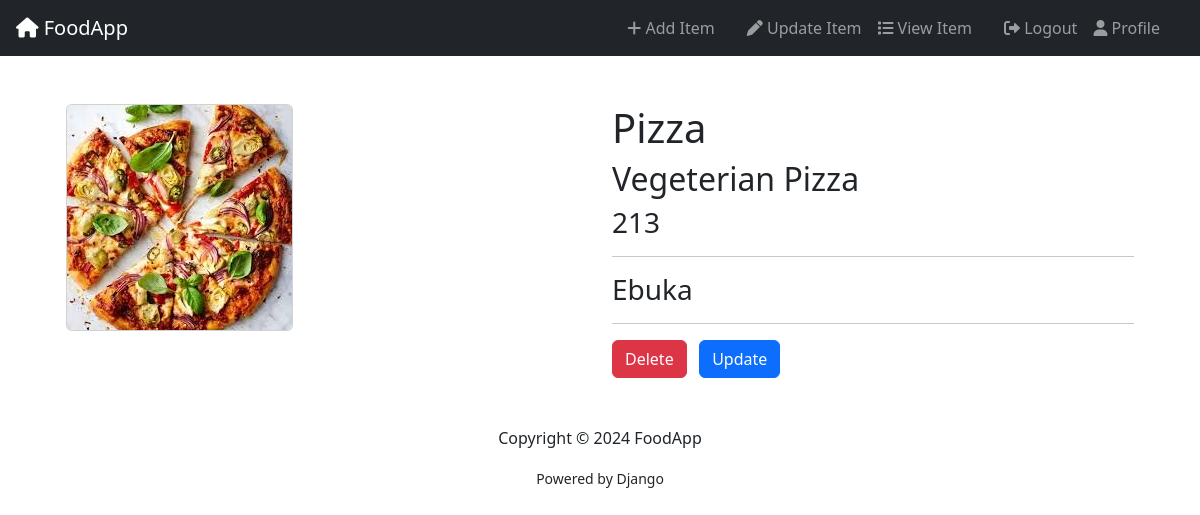
/food/detail/9 (signed in), run on the app's committed database.
### food/models.py (models this page shows, shortened)
class Item(models.Model):
    user_name = models.ForeignKey(User, on_delete=models.CASCADE, default=1)
    item_name = models.CharField(max_length=200)
    item_desc = models.CharField(max_length=200)
    item_price = models.IntegerField()
    item_image = models.ImageField(upload_to="food_images")

### food/views.py (the view)
# urls.py: path("detail/<int:pk>", views.FoodDetail.as_view(), name="detail"),
class FoodDetail(LoginRequiredMixin, DetailView):
    model = Item
    template_name = "food/detail.html"
    context_object_name = "item"

### food/templates/food/detail.html
{% extends 'food/base.html' %}
{% block content %}
{% if item %}
<div class="container">
    <div class="row">
        <div class="col-md-6">
<img height="200px" src="{{ item.item_image.url }}" class="card" alt="{{ item.item_name }}">
        </div>
        <div class="col-md-6">
<h1>{{ item.item_name|capfirst }}</h1>
<h2>{{ item.item_desc|capfirst }}</h2>
<h3>{{ item.item_price }}</h3>
<hr>
<h3>{{ item.user_name|capfirst }}</h3>
<hr>
<a class="btn btn-danger"   href="{% url 'food:delete_item' item.pk %}">Delete</a >&nbsp&nbsp
<a href="{% url 'food:update' item.pk %}"><input type="submit" value="Update" class="btn btn-primary"></a>
        </div>
    </div>
</div>
{% endif %}
{% endblock %}

### data on the page
Item: item_image (picture), item_name "Pizza", item_desc "Vegeterian Pizza", item_price "213", user_name "Ebuka"
